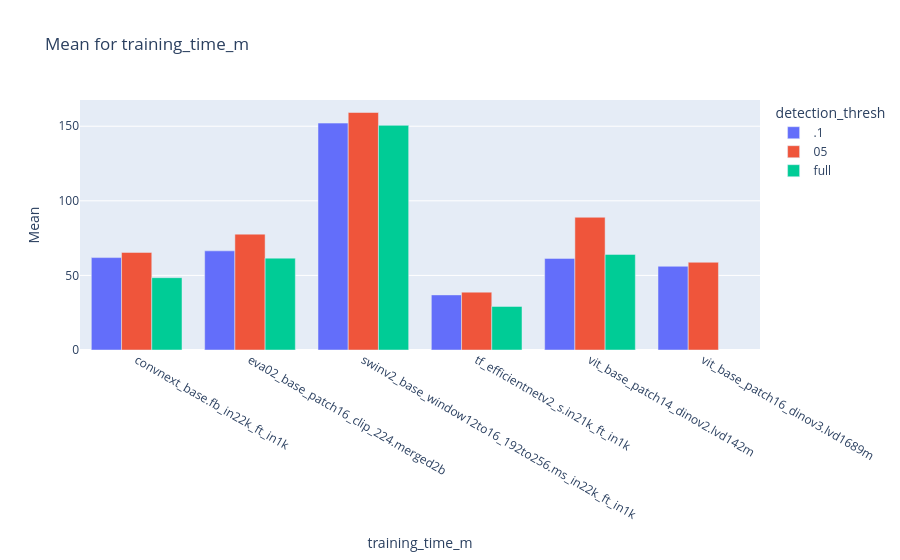

Notebook source saved alongside this figure:
### Code cell
make_plotly_bars(df, ['training_time_m'])

### Figure 1 — Plotly figure (JSON) as saved in the notebook; plotly's stock layout.template omitted (floating-point values rounded to 4 significant figures)
{"data": [{"alignmentgroup": "True", "hovertemplate": "detection_thresh=.1<br>params.backbone=%{x}<br>training_time_m=%{y}<extra></extra>", "legendgroup": ".1", "marker": {"color": "#636efa", "pattern": {"shape": ""}}, "name": ".1", "offsetgroup": ".1", "orientation": "v", "showlegend": true, "textposition": "auto", "type": "bar", "x": ["convnext_base.fb_in22k_ft_in1k", "eva02_base_patch16_clip_224.merged2b", "swinv2_base_window12to16_192to256.ms_in22k_ft_in1k", "tf_efficientnetv2_s.in21k_ft_in1k", "vit_base_patch14_dinov2.lvd142m", "vit_base_patch16_dinov3.lvd1689m"], "xaxis": "x", "y": [61.95, 66.46, 152.1, 36.94, 61.42, 56.11], "yaxis": "y"}, {"alignmentgroup": "True", "hovertemplate": "detection_thresh=05<br>params.backbone=%{x}<br>training_time_m=%{y}<extra></extra>", "legendgroup": "05", "marker": {"color": "#EF553B", "pattern": {"shape": ""}}, "name": "05", "offsetgroup": "05", "orientation": "v", "showlegend": true, "textposition": "auto", "type": "bar", "x": ["convnext_base.fb_in22k_ft_in1k", "eva02_base_patch16_clip_224.merged2b", "swinv2_base_window12to16_192to256.ms_in22k_ft_in1k", "tf_efficientnetv2_s.in21k_ft_in1k", "vit_base_patch14_dinov2.lvd142m", "vit_base_patch16_dinov3.lvd1689m"], "xaxis": "x", "y": [65.42, 77.66, 159.2, 38.78, 88.97, 58.8], "yaxis": "y"}, {"alignmentgroup": "True", "hovertemplate": "detection_thresh=full<br>params.backbone=%{x}<br>training_time_m=%{y}<extra></extra>", "legendgroup": "full", "marker": {"color": "#00cc96", "pattern": {"shape": ""}}, "name": "full", "offsetgroup": "full", "orientation": "v", "showlegend": true, "textposition": "auto", "type": "bar", "x": ["convnext_base.fb_in22k_ft_in1k", "eva02_base_patch16_clip_224.merged2b", "swinv2_base_window12to16_192to256.ms_in22k_ft_in1k", "tf_efficientnetv2_s.in21k_ft_in1k", "vit_base_patch14_dinov2.lvd142m"], "xaxis": "x", "y": [48.48, 61.59, 150.6, 29.21, 64.09], "yaxis": "y"}], "layout": {"barmode": "group", "legend": {"title": {"text": "detection_thresh"}, "tracegroupgap": 0}, "title": {"text": "Mean for training_time_m"}, "xaxis": {"anchor": "y", "domain": [0, 1], "title": {"text": "training_time_m"}}, "yaxis": {"anchor": "x", "domain": [0, 1], "title": {"text": "Mean"}}}}
